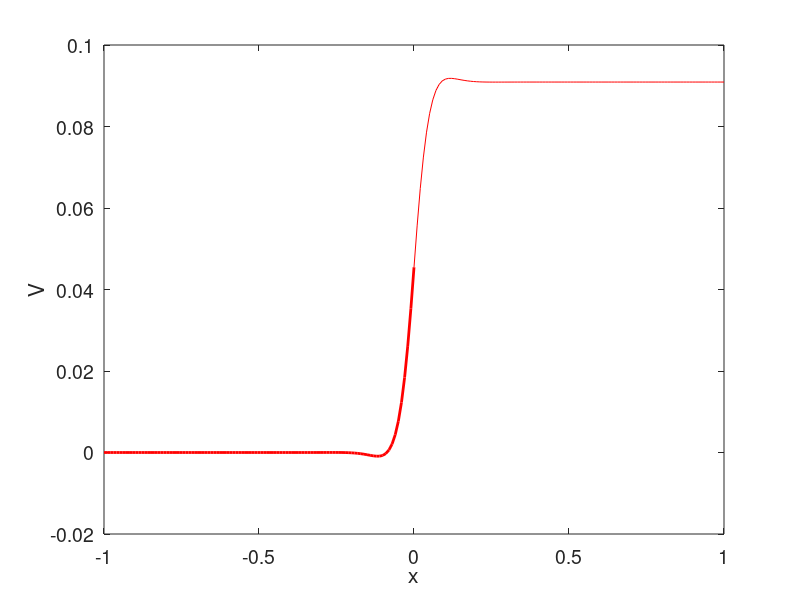

Reproduce this figure in MATLAB.

% Program to find the response to a Heaviside function, when there is
% current spread in both photoreceptor and horizontal cell layers.

clear all 
close all
clc

lh = 0.05;   % voltage spread in horizontal cell layer 
lr = 0.05;   % voltage spread in receptor cell layer
k = 10;
L = 1;      % Solve from -L to L

% Find delta and gamma

a = 1+k;
b = -lh^2-lr^2;
c = lh^2*lr^2;

delsq = (-b + (b^2-4*a*c)^0.5)/(2*a);
delta = delsq^0.5;

gamsq = lr^2*lh^2/((1+k)*delsq);
gamma = gamsq^0.5;

% Now solve in two bits, positive x and negative x.
x1 = linspace(0,L,100);
Wgam = gamma^2*(1 - 0.5*exp(-x1/gamma));
Wdel = delta^2*(1 - 0.5*exp(-x1/delta));
V1 = (Wdel - Wgam)/((1+k)*(delta^2-gamma^2));

x2 = linspace(-L,0,100);
Wgam = gamma^2*exp(x2/gamma)/2;
Wdel = delta^2*exp(x2/delta)/2;
V2 = (Wdel - Wgam)/((1+k)*(delta^2-gamma^2));

plot(x1,V1,'r',x2,V2,'r','LineWidth',2)
xlabel('x')
ylabel('V')
set(gca,'FontSize',14)
